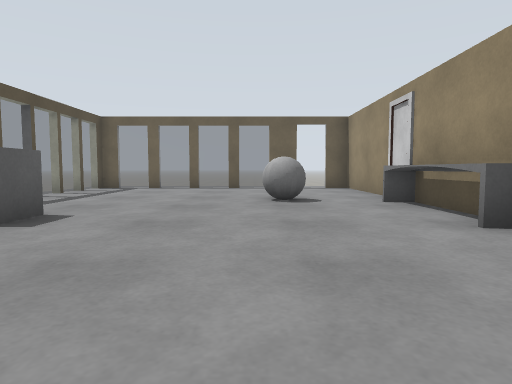
[1] (above)

14 first-person views from a walk through a Gazebo world. The camera is 0.72 m above the floor, tilts 4° down and sees 75° across. The floor is counted in squares, 1 m on a side. Each view is taken from the middle of a square. On the plan, view 1 faces up. The plan holds only what a view shows up to about 10 squares ahead; the rest is blank. Surface patterns are stand-ins for the level's own textures.

[2]
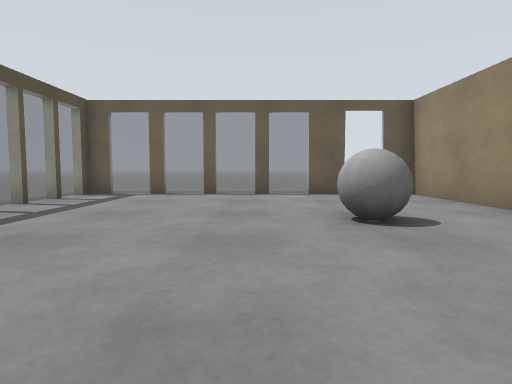

[3]
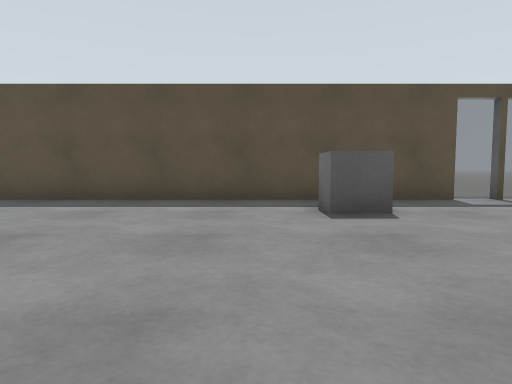

[4]
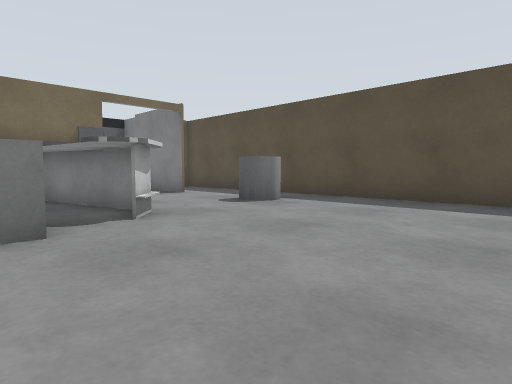

[5]
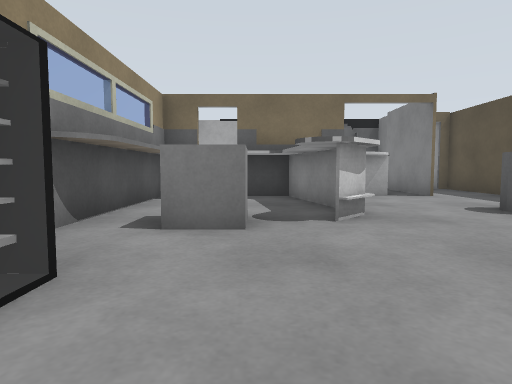

[6]
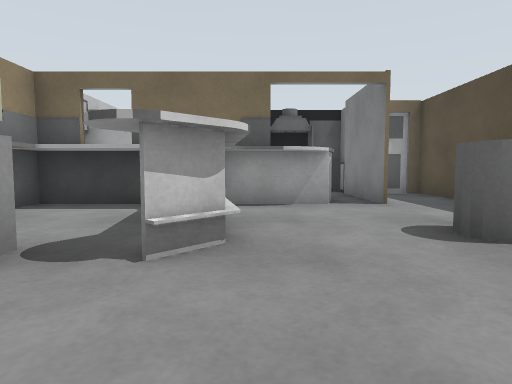

[7]
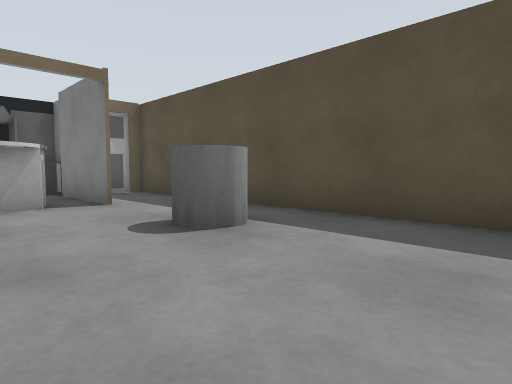

[8]
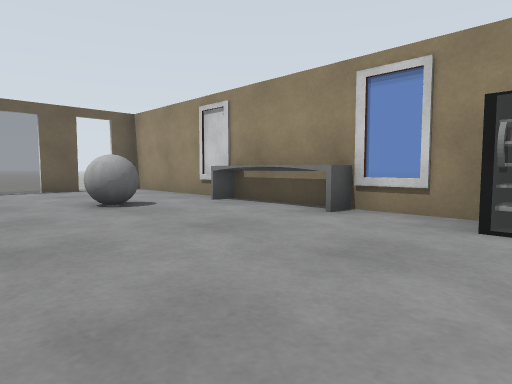

[9]
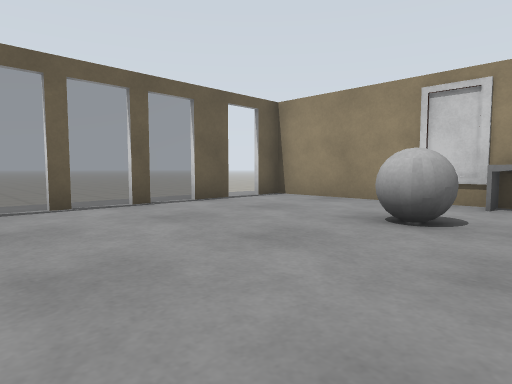

[10]
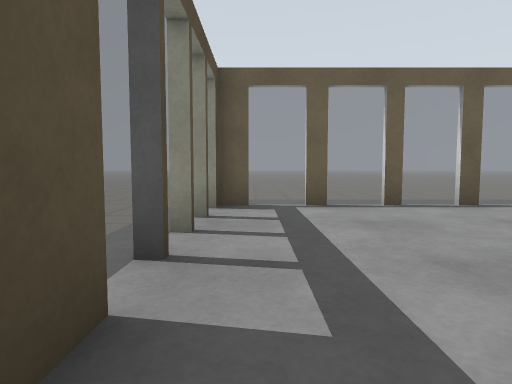

[11]
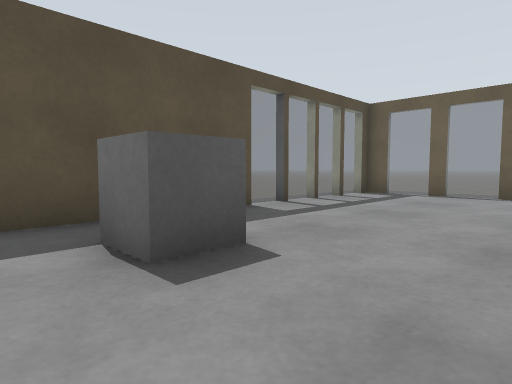

[12]
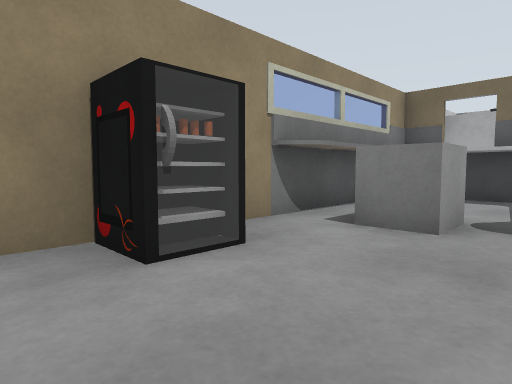

[13]
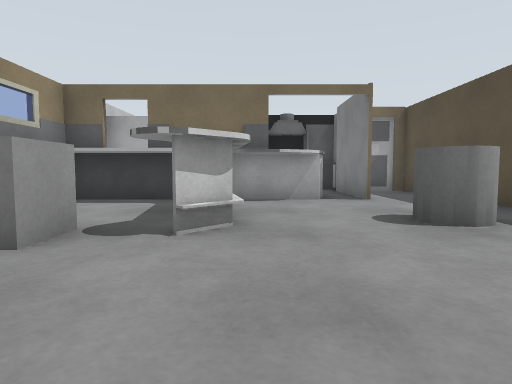

[14]
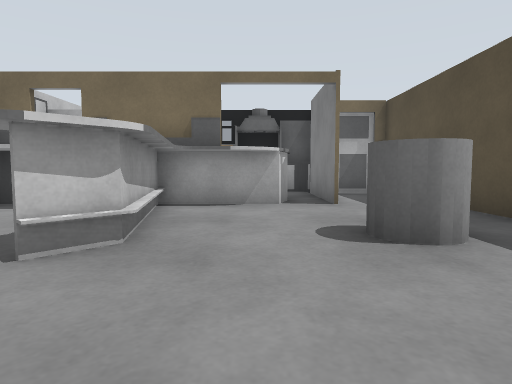

### Floor plan
Key: @ floor where view 1 was taken; # wall or solid block; . main floor; - floor 0.2 m lower than the main floor; / step, stairs or slope; = window, fence, low wall or low ledge; B grey ball; G grey box; C grey cylinder.
Columns run from 8 left of view 1 to 4 right of it. Each row starts with its distance up from view 1.
 14    ///////
 13   #=#==#=#./
 12 --=........##
 11  -=.........#
 10  -=.........#
  9  -=.........#
  8   =.....BB..=
  7   #......B.=#
  6   #........#
  5   #.G......#
  4   #.G......#
  3   #........##
  2   #........##
  1   #.......=#
  0   #.....@..##
 -1   #......GG##
 -2   #.C..##GG#
 -3   #.CC.## .#
 -4   #.....#..#
 -5   #.....####
 -6   #.#.######
 -7   #.###   ##
 -8   #.#     #
 -9   ###
-10     ##

Positions as (right, up) in squares from view 1, and headings:
1: (0, 0), facing up
2: (-1, 3), facing up
3: (2, 3), facing left
4: (2, 3), facing down-left
5: (1, 3), facing down
6: (-1, 1), facing down
7: (-1, 1), facing down-left
8: (-2, 1), facing up-right
9: (-4, 6), facing up-right
10: (-5, 6), facing up
11: (-1, 3), facing up-left
12: (0, 3), facing down-right
13: (-1, 2), facing down
14: (-2, 1), facing down
